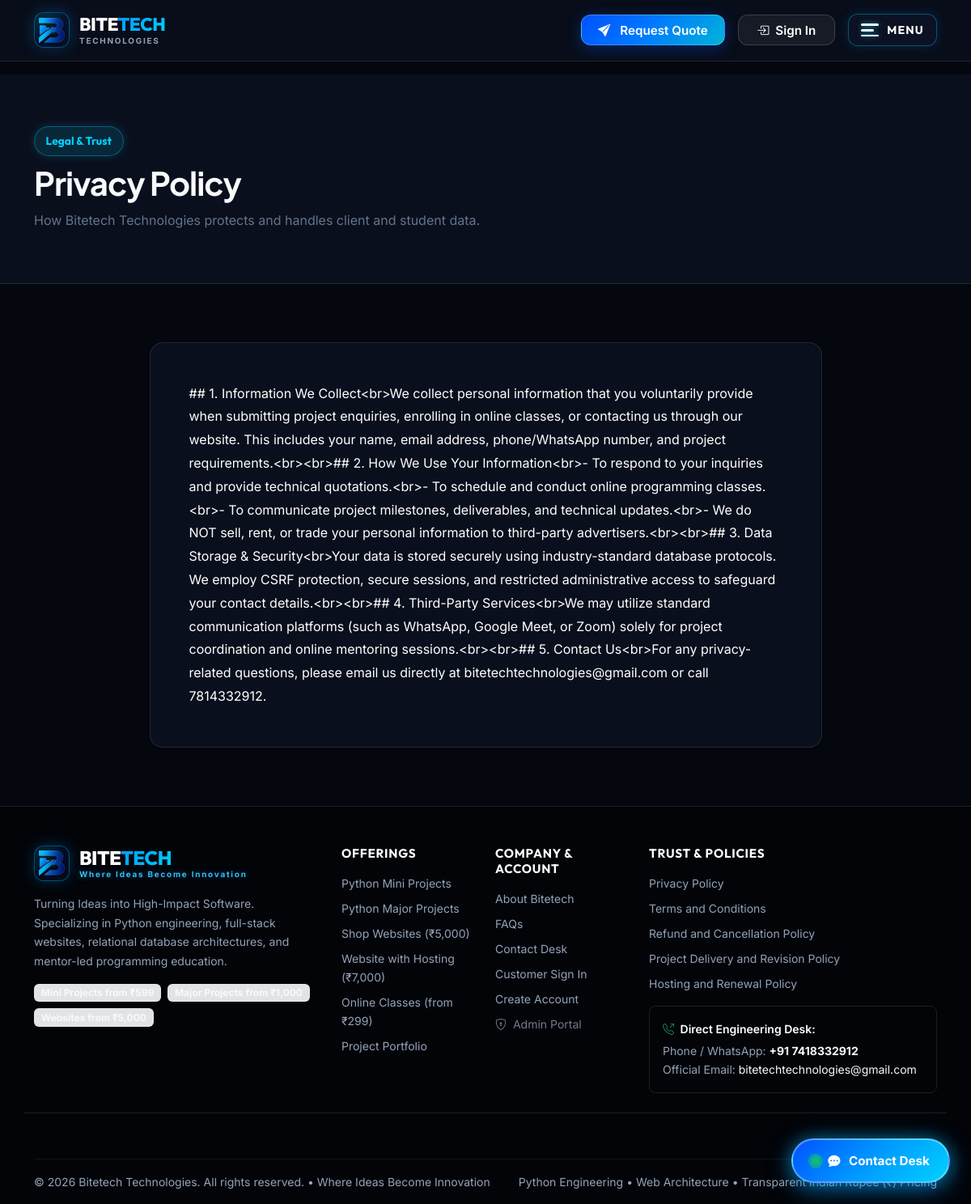
Screenshot of /privacy-policy with the database file from the repository.
### models.py (models this page shows, shortened)
class SiteSetting(db.Model):
    __tablename__ = 'site_settings'
    id = db.Column(db.Integer, primary_key=True)
    key = db.Column(db.String(80), unique=True, nullable=False, index=True)
    value = db.Column(db.Text, nullable=True)
    description = db.Column(db.String(255), nullable=True)
    updated_at = db.Column(db.DateTime, default=utc_now, onupdate=utc_now)
    @classmethod
    def get_setting(cls, key, default=''):
        try:
            item = cls.query.filter_by(key=key).first()
            return item.value if item and item.value is not None else default
        except Exception:
            return default

### routes/main.py (the view)
@main_bp.route('/privacy-policy')
def privacy_policy():
    policy_content = SiteSetting.get_setting('privacy_policy', '')
    return render_template('privacy_policy.html', content=policy_content)

### templates/privacy_policy.html (shortened to what this page needs)
{% extends 'base.html' %}
{% block content %}
<section class="py-5 bg-white border-bottom">
  <div class="container py-3">
    <span class="badge-price mb-2 d-inline-block">Legal & Trust</span>
    <h1 class="fw-bold mb-2">Privacy Policy</h1>
    <p class="text-muted mb-0">How Bitetech Technologies protects and handles client and student data.</p>
  </div>
</section>
<section class="py-5">
  <div class="container py-4">
    <div class="row justify-content-center">
      <div class="col-lg-9">
        <div class="bg-white p-4 p-md-5 rounded-4 border shadow-sm policy-content" style="line-height: 1.8;">
          {% if content %}
            {{ content | e | replace('\n', '<br>') | safe }}
          {% endif %}
        </div>
      </div>
    </div>
  </div>
</section>
{% endblock %}

### templates/base.html (shortened to what this page needs)
<!DOCTYPE html>
<html lang="en">
<head>
  <link href="{{ url_for('static', filename='css/bootstrap.min.css') }}" rel="stylesheet">
  <link href="https://cdn.jsdelivr.net/npm/bootstrap-icons@1.11.3/font/bootstrap-icons.min.css" rel="stylesheet">
  <link rel="stylesheet" href="{{ url_for('static', filename='css/style.css') }}">
</head>
<body>
  <header class="sticky-top site-header-wrapper">
    <nav class="navbar site-navbar py-2" aria-label="Main Navigation">
      <div class="container d-flex align-items-center justify-content-between">
        <a class="navbar-brand brand-logo-wrap m-0" href="{{ url_for('main.index') }}" id="nav-brand">
          <div class="brand-emblem-box">
            <img src="{{ url_for('static', filename='images/bitetech_emblem.png') }}" alt="Bitetech Technologies Logo" class="brand-emblem-img">
          </div>
          <div class="brand-text-block">
            <div class="brand-title">BITE<span class="brand-title-accent">TECH</span></div>
            <div class="brand-subtitle">TECHNOLOGIES</div>
          </div>
        </a>
        <div class="d-flex align-items-center gap-2 gap-sm-3">
          <a href="{{ url_for('main.contact') }}" class="btn btn-primary btn-sm nav-btn-cta d-none d-sm-inline-flex" id="btn-request-project">
            <i class="bi bi-send-fill me-1"></i> Request Quote
          </a>
          {% if current_user.is_authenticated %}
            <div class="dropdown d-none d-md-block">
              <button class="btn btn-nav-secondary btn-sm dropdown-toggle d-flex align-items-center gap-2" type="button" id="userMenuBtn" data-bs-toggle="dropdown" aria-expanded="false">
                <i class="bi bi-person-circle fs-5 text-primary"></i>
                <span>{{ current_user.full_name or current_user.username }}</span>
              </button>
              <ul class="dropdown-menu dropdown-menu-end shadow border-0 mt-2" aria-labelledby="userMenuBtn">
                {% if current_user.is_admin %}
                  <li><h6 class="dropdown-header text-uppercase small text-muted">Administrator</h6></li>
                  <li><a class="dropdown-item py-2" href="{{ url_for('admin.dashboard') }}"><i class="bi bi-speedometer2 text-primary me-2"></i> Admin Dashboard</a></li>
                  <li><a class="dropdown-item py-2" href="{{ url_for('admin.enquiries') }}"><i class="bi bi-envelope-paper text-primary me-2"></i> Manage Enquiries</a></li>
                  <li><a class="dropdown-item py-2" href="{{ url_for('admin.projects') }}"><i class="bi bi-kanban text-primary me-2"></i> Manage Projects</a></li>
                  <li><a class="dropdown-item py-2" href="{{ url_for('admin.services') }}"><i class="bi bi-window-sidebar text-primary me-2"></i> Manage Services</a></li>
                  <li><a class="dropdown-item py-2" href="{{ url_for('admin.courses') }}"><i class="bi bi-mortarboard text-primary me-2"></i> Manage Courses</a></li>
                  <li><hr class="dropdown-divider"></li>
                {% endif %}
                <li><h6 class="dropdown-header text-uppercase small text-muted">My Account</h6></li>
                <li><a class="dropdown-item py-2" href="{{ url_for('main.dashboard') }}"><i class="bi bi-grid-1x2-fill text-primary me-2"></i> Customer Dashboard</a></li>
                <li><a class="dropdown-item py-2" href="{{ url_for('main.logout') }}"><i class="bi bi-box-arrow-right text-danger me-2"></i> Sign Out</a></li>
              </ul>
            </div>
          {% else %}
            <a href="{{ url_for('main.login') }}" class="btn btn-nav-secondary btn-sm d-none d-md-inline-flex" id="nav-login-btn">
              <i class="bi bi-box-arrow-in-right"></i> Sign In
            </a>
          {% endif %}
          <button class="btn-hamburger-menu" type="button" data-bs-toggle="offcanvas" data-bs-target="#siteMenuOffcanvas" aria-controls="siteMenuOffcanvas" aria-label="Open Navigation Menu" id="navbar-toggle-btn">
            <span class="hamburger-dash-box" aria-hidden="true">
              <span class="hamburger-dash dash-1"></span>
              <span class="hamburger-dash dash-2"></span>
              <span class="hamburger-dash dash-3"></span>
            </span>
            <span class="hamburger-text">Menu</span>
          </button>
        </div>
      </div>
    </nav>
  </header>
  <main id="main-content">
    {% block content %}{% endblock %}
  </main>
  <footer class="site-footer pt-5 pb-3">
    <div class="container">
      <div class="row g-4 pb-4 border-bottom border-secondary-subtle">
        <div class="col-lg-4 col-md-6">
          <div class="brand-logo-wrap mb-3">
            <div class="brand-emblem-box">
              <img src="{{ url_for('static', filename='images/bitetech_emblem.png') }}" alt="Bitetech Technologies" class="brand-emblem-img">
            </div>
            <div class="brand-text-block">
              <div class="brand-title fs-4">BITE<span class="brand-title-accent">TECH</span></div>
              <div class="brand-subtitle text-cyan-glow">Where Ideas Become Innovation</div>
            </div>
          </div>
          <p class="text-secondary small mb-3" style="max-width: 340px; line-height: 1.7;">
            Turning Ideas into High-Impact Software. Specializing in Python engineering, full-stack websites, relational database architectures, and mentor-led programming education.
          </p>
          <div class="d-flex flex-wrap gap-2 mb-3">
            <span class="badge bg-secondary-subtle text-light border border-secondary">Mini Projects from ₹599</span>
            <span class="badge bg-secondary-subtle text-light border border-secondary">Major Projects from ₹1,000</span>
            <span class="badge bg-secondary-subtle text-light border border-secondary">Websites from ₹5,000</span>
          </div>
        </div>
        <div class="col-lg-2 col-md-6 col-6">
          <h5 class="footer-heading mb-3 small text-uppercase tracking-wider">Offerings</h5>
          <ul class="footer-links list-unstyled small d-flex flex-column gap-2 text-secondary">
            <li><a href="{{ url_for('main.projects', type='Mini') }}">Python Mini Projects</a></li>
            <li><a href="{{ url_for('main.projects', type='Major') }}">Python Major Projects</a></li>
            <li><a href="{{ url_for('main.services') }}">Shop Websites (₹5,000)</a></li>
            <li><a href="{{ url_for('main.services') }}">Website with Hosting (₹7,000)</a></li>
            <li><a href="{{ url_for('main.courses') }}">Online Classes (from ₹299)</a></li>
            <li><a href="{{ url_for('main.portfolio') }}">Project Portfolio</a></li>
          </ul>
        </div>
        <div class="col-lg-2 col-md-6 col-6">
          <h5 class="footer-heading mb-3 small text-uppercase tracking-wider">Company & Account</h5>
          <ul class="footer-links list-unstyled small d-flex flex-column gap-2 text-secondary">
            <li><a href="{{ url_for('main.about') }}">About Bitetech</a></li>
            <li><a href="{{ url_for('main.faq') }}">FAQs</a></li>
            <li><a href="{{ url_for('main.contact') }}">Contact Desk</a></li>
            <li><a href="{{ url_for('main.login') }}">Customer Sign In</a></li>
            <li><a href="{{ url_for('main.register') }}">Create Account</a></li>
            <li><a href="{{ url_for('admin.login') }}" class="opacity-75"><i class="bi bi-shield-lock me-1"></i> Admin Portal</a></li>
          </ul>
        </div>
        <div class="col-lg-4 col-md-6">
          <h5 class="footer-heading mb-3 small text-uppercase tracking-wider">Trust & Policies</h5>
          <ul class="footer-links list-unstyled small d-flex flex-column gap-2 text-secondary mb-3">
            <li><a href="{{ url_for('main.privacy_policy') }}">Privacy Policy</a></li>
            <li><a href="{{ url_for('main.terms') }}">Terms and Conditions</a></li>
            <li><a href="{{ url_for('main.refund_policy') }}">Refund and Cancellation Policy</a></li>
            <li><a href="{{ url_for('main.project_delivery_policy') }}">Project Delivery and Revision Policy</a></li>
            <li><a href="{{ url_for('main.hosting_renewal_policy') }}">Hosting and Renewal Policy</a></li>
          </ul>
          <div class="p-3 rounded-3 bg-surface border border-secondary text-secondary small">
            <div class="text-white fw-semibold mb-1"><i class="bi bi-telephone-outbound text-success me-1"></i> Direct Engineering Desk:</div>
            <div>Phone / WhatsApp: <a href="tel:{{ site_settings.company_phone }}" class="text-light text-decoration-none fw-bold">+91 {{ site_settings.company_phone }}</a></div>
            <div>Official Email: <a href="mailto:{{ site_settings.company_email }}" class="text-light text-decoration-none">{{ site_settings.company_email }}</a></div>
          </div>
        </div>
      </div>
      <div class="footer-bottom d-flex flex-column flex-md-row justify-content-between align-items-center pt-3 small text-secondary">
        <div>
          &copy; {{ current_year }} {{ site_settings.company_name }}. All rights reserved. &bull; Where Ideas Become Innovation
        </div>
        <div class="mt-2 mt-md-0">
          Python Engineering &bull; Web Architecture &bull; Transparent Indian Rupee (₹) Pricing
        </div>
      </div>
    </div>
  </footer>
  <div class="floating-contact-hub" id="contactHub">
    <button type="button" class="floating-contact-trigger" id="contactHubToggle" aria-label="Quick Contact Options">
      <span class="hub-ping-radar"></span>
      <i class="bi bi-chat-dots-fill hub-icon-chat"></i>
      <span class="hub-trigger-label d-none d-sm-inline">Contact Desk</span>
    </button>
  </div>
</body>
</html>

### rows the page displays
SiteSetting: value "## 1. Information We Collect<br>We collect personal information that you voluntarily provide when submitting project enquiries, enrolling in online classes, or contacting us through our website. This includes your name, email address, phone/WhatsApp number, and project requirements.<br><br>## 2. How We Use Your Information<br>- To respond to your inquiries and provide technical quotations.<br>- To schedule and conduct online programming classes.<br>- To communicate project milestones, deliverables, and technical updates.<br>- We do NOT sell, rent, or trade your personal information to third-party advertisers.<br><br>## 3. Data Storage & Security<br>Your data is stored securely using…"
SiteSetting: company_phone "7418332912"
SiteSetting: company_email "bitetechtechnologies@gmail.com"
SiteSetting: company_name "Bitetech Technologies"
